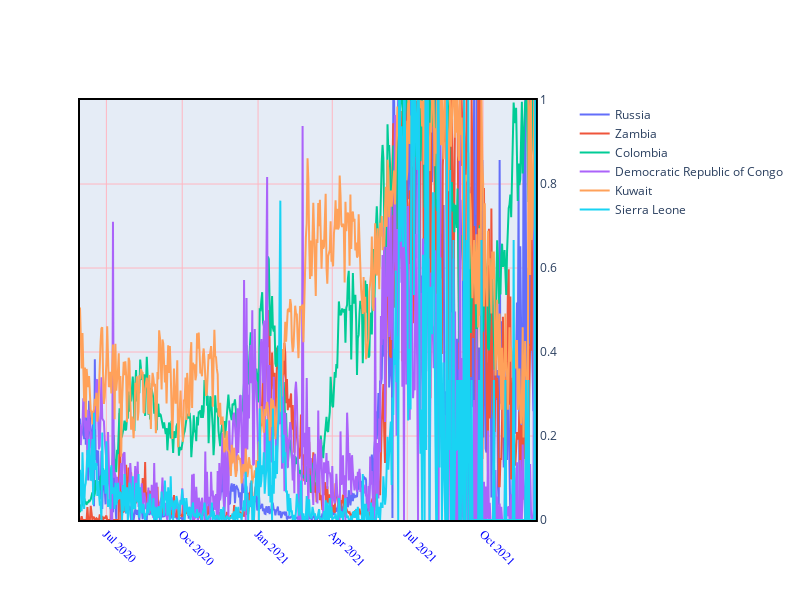

Write notebook code for a chart like this one.
### Code cell
#'это второй грфик'
trace3 = go.Scatter(
        x=dfc.index,
        y=dfcsr['Afghanistan'],
        name='Russia',
        yaxis='y2'
    )
trace4 = go.Scatter(
        x=dfc.index,
        y=dfcsr[cd.iloc[0].name],
        name=cd.iloc[0].name,
        yaxis='y2'
    )
trace5 = go.Scatter(
        x=dfc.index,
        y=dfcsr[cd.iloc[1].name],
        name=cd.iloc[1].name,
        yaxis='y2'
    )
trace6 = go.Scatter(
        x=dfc.index,
        y=dfcsr[cd.iloc[2].name],
        name=cd.iloc[2].name,
        yaxis='y2'
    )
trace7 = go.Scatter(
        x=dfc.index,
        y=dfcsr[cd.iloc[3].name],
        name=cd.iloc[3].name,
        yaxis='y2'
    )
trace8 = go.Scatter(
        x=dfc.index,
        y=dfcsr[cd.iloc[4].name],
        name=cd.iloc[4].name,
        yaxis='y2'
    )
fig3 = make_subplots(specs=[[{"secondary_y": True}]])
fig3.add_trace(trace3)
fig3.add_trace(trace4)
fig3.add_trace(trace5)
fig3.add_trace(trace6)
fig3.add_trace(trace7)
fig3.add_trace(trace8)
fig3['layout'].update(height=600, width=800, xaxis=dict(
        tickangle=45
    ))
fig3.update_yaxes(range=[0, 1])
fig3.update_xaxes(showline=True, linewidth=2, linecolor='black', mirror=True, gridcolor='LightPink')
fig3.update_xaxes(tickangle=45, tickfont=dict(family='Rockwell', color='blue', size=12))
fig3.update_yaxes(showline=True, linewidth=2, linecolor='black', mirror=True, gridcolor='LightPink')
fig3.show()

### Figure 1 — Plotly figure (JSON) as saved in the notebook; plotly's stock layout.template omitted (floating-point values rounded to 4 significant figures; data arrays with more than 128 entries replaced by an {"elided": "..."} marker saying what was removed)
{"data": [{"name": "Russia", "type": "scatter", "x": {"elided": "554 str values"}, "y": {"elided": "554 float values"}, "yaxis": "y2"}, {"name": "Zambia", "type": "scatter", "x": {"elided": "554 str values"}, "y": {"elided": "554 float values"}, "yaxis": "y2"}, {"name": "Colombia", "type": "scatter", "x": {"elided": "554 str values"}, "y": {"elided": "554 float values"}, "yaxis": "y2"}, {"name": "Democratic Republic of Congo", "type": "scatter", "x": {"elided": "554 str values"}, "y": {"elided": "554 float values"}, "yaxis": "y2"}, {"name": "Kuwait", "type": "scatter", "x": {"elided": "554 str values"}, "y": {"elided": "554 float values"}, "yaxis": "y2"}, {"name": "Sierra Leone", "type": "scatter", "x": {"elided": "554 str values"}, "y": {"elided": "554 float values"}, "yaxis": "y2"}], "layout": {"height": 600, "width": 800, "xaxis": {"anchor": "y", "domain": [0, 0.94], "gridcolor": "LightPink", "linecolor": "black", "linewidth": 2, "mirror": true, "showline": true, "tickangle": 45, "tickfont": {"color": "blue", "family": "Rockwell", "size": 12}}, "yaxis": {"anchor": "x", "domain": [0, 1], "gridcolor": "LightPink", "linecolor": "black", "linewidth": 2, "mirror": true, "range": [0, 1], "showline": true}, "yaxis2": {"anchor": "x", "gridcolor": "LightPink", "linecolor": "black", "linewidth": 2, "mirror": true, "overlaying": "y", "range": [0, 1], "showline": true, "side": "right"}}}
